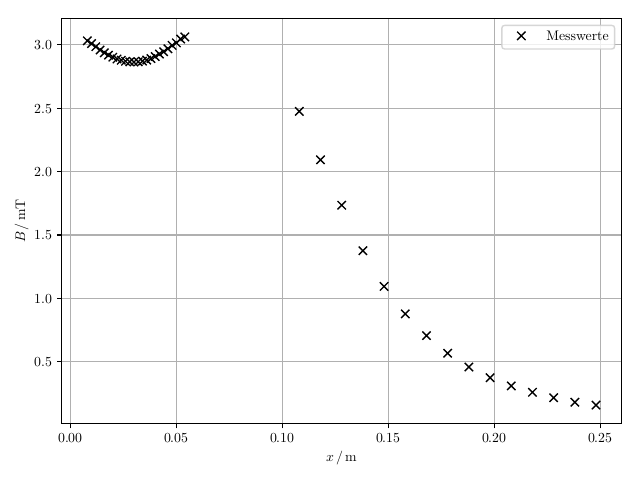

Reproduce this figure in Python.
import matplotlib as mpl
mpl.use('pgf')
import numpy as np
from scipy.optimize import curve_fit
import matplotlib.pyplot as plt
mpl.rcParams.update({
'font.family': 'serif',
'text.usetex': True,
'pgf.rcfonts': False,
'pgf.texsystem': 'lualatex',
'pgf.preamble': r'\usepackage{unicode-math}\usepackage{siunitx}',
})


x, y = np.genfromtxt('data4.txt', unpack=True)


plt.plot(x, y, r'kx', label=r'Messwerte')
plt.legend()
plt.grid()
plt.ylabel(r'$B \, / \, \si{\milli\tesla}$')
plt.xlabel(r'$x \, / \, \si{\meter}$')
plt.tight_layout()
plt.savefig('plot4.pdf')
